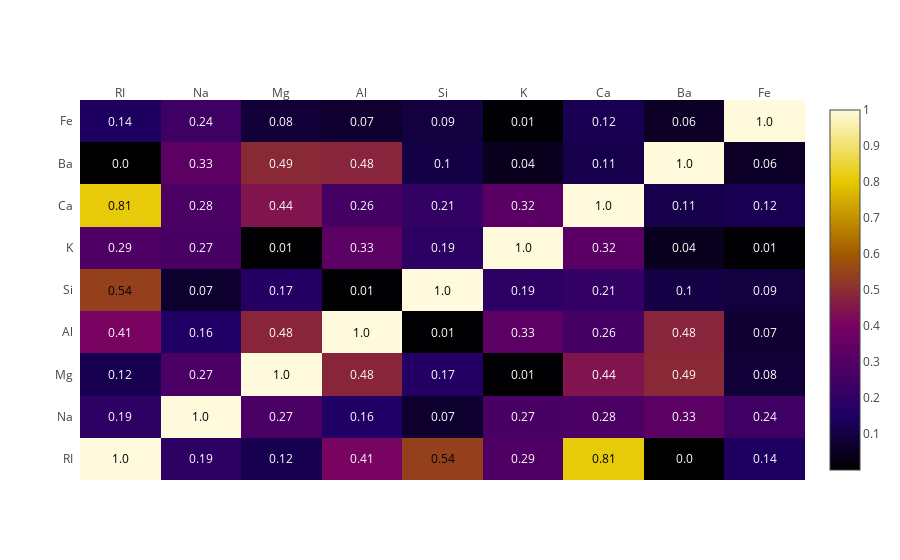

Write notebook code for a chart like this one.
### Code cell
figure = ff.create_annotated_heatmap(
    z=abs(corr.values),
    x=list(corr.columns),
    y=list(corr.index),
    annotation_text=abs(corr.round(2).values),
    colorscale='Electric',
    showscale=True)
iplot(figure)

### Figure 1 — Plotly figure (JSON) as saved in the notebook; plotly's stock layout.template omitted (floating-point values rounded to 4 significant figures)
{"data": [{"colorscale": "Electric", "reversescale": false, "showscale": true, "type": "heatmap", "uid": "1d264eea-6088-487b-bbcd-2b2beae7a3be", "x": ["RI", "Na", "Mg", "Al", "Si", "K", "Ca", "Ba", "Fe"], "y": ["RI", "Na", "Mg", "Al", "Si", "K", "Ca", "Ba", "Fe"], "z": [[1, 0.1919, 0.1223, 0.4073, 0.5421, 0.2898, 0.8104, 0.000386, 0.143], [0.1919, 1, 0.2737, 0.1568, 0.06981, 0.2661, 0.2754, 0.3266, 0.2413], [0.1223, 0.2737, 1, 0.4818, 0.1659, 0.005396, 0.4438, 0.4923, 0.08306], [0.4073, 0.1568, 0.4818, 1, 0.005524, 0.326, 0.2596, 0.4794, 0.0744], [0.5421, 0.06981, 0.1659, 0.005524, 1, 0.1933, 0.2087, 0.1022, 0.0942], [0.2898, 0.2661, 0.005396, 0.326, 0.1933, 1, 0.3178, 0.04262, 0.007719], [0.8104, 0.2754, 0.4438, 0.2596, 0.2087, 0.3178, 1, 0.1128, 0.125], [0.000386, 0.3266, 0.4923, 0.4794, 0.1022, 0.04262, 0.1128, 1, 0.05869], [0.143, 0.2413, 0.08306, 0.0744, 0.0942, 0.007719, 0.125, 0.05869, 1]]}], "layout": {"annotations": [{"font": {"color": "#000000"}, "showarrow": false, "text": "1.0", "x": "RI", "xref": "x", "y": "RI", "yref": "y"}, {"font": {"color": "#FFFFFF"}, "showarrow": false, "text": "0.19", "x": "Na", "xref": "x", "y": "RI", "yref": "y"}, {"font": {"color": "#FFFFFF"}, "showarrow": false, "text": "0.12", "x": "Mg", "xref": "x", "y": "RI", "yref": "y"}, {"font": {"color": "#FFFFFF"}, "showarrow": false, "text": "0.41", "x": "Al", "xref": "x", "y": "RI", "yref": "y"}, {"font": {"color": "#000000"}, "showarrow": false, "text": "0.54", "x": "Si", "xref": "x", "y": "RI", "yref": "y"}, {"font": {"color": "#FFFFFF"}, "showarrow": false, "text": "0.29", "x": "K", "xref": "x", "y": "RI", "yref": "y"}, {"font": {"color": "#000000"}, "showarrow": false, "text": "0.81", "x": "Ca", "xref": "x", "y": "RI", "yref": "y"}, {"font": {"color": "#FFFFFF"}, "showarrow": false, "text": "0.0", "x": "Ba", "xref": "x", "y": "RI", "yref": "y"}, {"font": {"color": "#FFFFFF"}, "showarrow": false, "text": "0.14", "x": "Fe", "xref": "x", "y": "RI", "yref": "y"}, {"font": {"color": "#FFFFFF"}, "showarrow": false, "text": "0.19", "x": "RI", "xref": "x", "y": "Na", "yref": "y"}, {"font": {"color": "#000000"}, "showarrow": false, "text": "1.0", "x": "Na", "xref": "x", "y": "Na", "yref": "y"}, {"font": {"color": "#FFFFFF"}, "showarrow": false, "text": "0.27", "x": "Mg", "xref": "x", "y": "Na", "yref": "y"}, {"font": {"color": "#FFFFFF"}, "showarrow": false, "text": "0.16", "x": "Al", "xref": "x", "y": "Na", "yref": "y"}, {"font": {"color": "#FFFFFF"}, "showarrow": false, "text": "0.07", "x": "Si", "xref": "x", "y": "Na", "yref": "y"}, {"font": {"color": "#FFFFFF"}, "showarrow": false, "text": "0.27", "x": "K", "xref": "x", "y": "Na", "yref": "y"}, {"font": {"color": "#FFFFFF"}, "showarrow": false, "text": "0.28", "x": "Ca", "xref": "x", "y": "Na", "yref": "y"}, {"font": {"color": "#FFFFFF"}, "showarrow": false, "text": "0.33", "x": "Ba", "xref": "x", "y": "Na", "yref": "y"}, {"font": {"color": "#FFFFFF"}, "showarrow": false, "text": "0.24", "x": "Fe", "xref": "x", "y": "Na", "yref": "y"}, {"font": {"color": "#FFFFFF"}, "showarrow": false, "text": "0.12", "x": "RI", "xref": "x", "y": "Mg", "yref": "y"}, {"font": {"color": "#FFFFFF"}, "showarrow": false, "text": "0.27", "x": "Na", "xref": "x", "y": "Mg", "yref": "y"}, {"font": {"color": "#000000"}, "showarrow": false, "text": "1.0", "x": "Mg", "xref": "x", "y": "Mg", "yref": "y"}, {"font": {"color": "#FFFFFF"}, "showarrow": false, "text": "0.48", "x": "Al", "xref": "x", "y": "Mg", "yref": "y"}, {"font": {"color": "#FFFFFF"}, "showarrow": false, "text": "0.17", "x": "Si", "xref": "x", "y": "Mg", "yref": "y"}, {"font": {"color": "#FFFFFF"}, "showarrow": false, "text": "0.01", "x": "K", "xref": "x", "y": "Mg", "yref": "y"}, {"font": {"color": "#FFFFFF"}, "showarrow": false, "text": "0.44", "x": "Ca", "xref": "x", "y": "Mg", "yref": "y"}, {"font": {"color": "#FFFFFF"}, "showarrow": false, "text": "0.49", "x": "Ba", "xref": "x", "y": "Mg", "yref": "y"}, {"font": {"color": "#FFFFFF"}, "showarrow": false, "text": "0.08", "x": "Fe", "xref": "x", "y": "Mg", "yref": "y"}, {"font": {"color": "#FFFFFF"}, "showarrow": false, "text": "0.41", "x": "RI", "xref": "x", "y": "Al", "yref": "y"}, {"font": {"color": "#FFFFFF"}, "showarrow": false, "text": "0.16", "x": "Na", "xref": "x", "y": "Al", "yref": "y"}, {"font": {"color": "#FFFFFF"}, "showarrow": false, "text": "0.48", "x": "Mg", "xref": "x", "y": "Al", "yref": "y"}, {"font": {"color": "#000000"}, "showarrow": false, "text": "1.0", "x": "Al", "xref": "x", "y": "Al", "yref": "y"}, {"font": {"color": "#FFFFFF"}, "showarrow": false, "text": "0.01", "x": "Si", "xref": "x", "y": "Al", "yref": "y"}, {"font": {"color": "#FFFFFF"}, "showarrow": false, "text": "0.33", "x": "K", "xref": "x", "y": "Al", "yref": "y"}, {"font": {"color": "#FFFFFF"}, "showarrow": false, "text": "0.26", "x": "Ca", "xref": "x", "y": "Al", "yref": "y"}, {"font": {"color": "#FFFFFF"}, "showarrow": false, "text": "0.48", "x": "Ba", "xref": "x", "y": "Al", "yref": "y"}, {"font": {"color": "#FFFFFF"}, "showarrow": false, "text": "0.07", "x": "Fe", "xref": "x", "y": "Al", "yref": "y"}, {"font": {"color": "#000000"}, "showarrow": false, "text": "0.54", "x": "RI", "xref": "x", "y": "Si", "yref": "y"}, {"font": {"color": "#FFFFFF"}, "showarrow": false, "text": "0.07", "x": "Na", "xref": "x", "y": "Si", "yref": "y"}, {"font": {"color": "#FFFFFF"}, "showarrow": false, "text": "0.17", "x": "Mg", "xref": "x", "y": "Si", "yref": "y"}, {"font": {"color": "#FFFFFF"}, "showarrow": false, "text": "0.01", "x": "Al", "xref": "x", "y": "Si", "yref": "y"}, {"font": {"color": "#000000"}, "showarrow": false, "text": "1.0", "x": "Si", "xref": "x", "y": "Si", "yref": "y"}, {"font": {"color": "#FFFFFF"}, "showarrow": false, "text": "0.19", "x": "K", "xref": "x", "y": "Si", "yref": "y"}, {"font": {"color": "#FFFFFF"}, "showarrow": false, "text": "0.21", "x": "Ca", "xref": "x", "y": "Si", "yref": "y"}, {"font": {"color": "#FFFFFF"}, "showarrow": false, "text": "0.1", "x": "Ba", "xref": "x", "y": "Si", "yref": "y"}, {"font": {"color": "#FFFFFF"}, "showarrow": false, "text": "0.09", "x": "Fe", "xref": "x", "y": "Si", "yref": "y"}, {"font": {"color": "#FFFFFF"}, "showarrow": false, "text": "0.29", "x": "RI", "xref": "x", "y": "K", "yref": "y"}, {"font": {"color": "#FFFFFF"}, "showarrow": false, "text": "0.27", "x": "Na", "xref": "x", "y": "K", "yref": "y"}, {"font": {"color": "#FFFFFF"}, "showarrow": false, "text": "0.01", "x": "Mg", "xref": "x", "y": "K", "yref": "y"}, {"font": {"color": "#FFFFFF"}, "showarrow": false, "text": "0.33", "x": "Al", "xref": "x", "y": "K", "yref": "y"}, {"font": {"color": "#FFFFFF"}, "showarrow": false, "text": "0.19", "x": "Si", "xref": "x", "y": "K", "yref": "y"}, {"font": {"color": "#000000"}, "showarrow": false, "text": "1.0", "x": "K", "xref": "x", "y": "K", "yref": "y"}, {"font": {"color": "#FFFFFF"}, "showarrow": false, "text": "0.32", "x": "Ca", "xref": "x", "y": "K", "yref": "y"}, {"font": {"color": "#FFFFFF"}, "showarrow": false, "text": "0.04", "x": "Ba", "xref": "x", "y": "K", "yref": "y"}, {"font": {"color": "#FFFFFF"}, "showarrow": false, "text": "0.01", "x": "Fe", "xref": "x", "y": "K", "yref": "y"}, {"font": {"color": "#000000"}, "showarrow": false, "text": "0.81", "x": "RI", "xref": "x", "y": "Ca", "yref": "y"}, {"font": {"color": "#FFFFFF"}, "showarrow": false, "text": "0.28", "x": "Na", "xref": "x", "y": "Ca", "yref": "y"}, {"font": {"color": "#FFFFFF"}, "showarrow": false, "text": "0.44", "x": "Mg", "xref": "x", "y": "Ca", "yref": "y"}, {"font": {"color": "#FFFFFF"}, "showarrow": false, "text": "0.26", "x": "Al", "xref": "x", "y": "Ca", "yref": "y"}, {"font": {"color": "#FFFFFF"}, "showarrow": false, "text": "0.21", "x": "Si", "xref": "x", "y": "Ca", "yref": "y"}, {"font": {"color": "#FFFFFF"}, "showarrow": false, "text": "0.32", "x": "K", "xref": "x", "y": "Ca", "yref": "y"}, {"font": {"color": "#000000"}, "showarrow": false, "text": "1.0", "x": "Ca", "xref": "x", "y": "Ca", "yref": "y"}, {"font": {"color": "#FFFFFF"}, "showarrow": false, "text": "0.11", "x": "Ba", "xref": "x", "y": "Ca", "yref": "y"}, {"font": {"color": "#FFFFFF"}, "showarrow": false, "text": "0.12", "x": "Fe", "xref": "x", "y": "Ca", "yref": "y"}, {"font": {"color": "#FFFFFF"}, "showarrow": false, "text": "0.0", "x": "RI", "xref": "x", "y": "Ba", "yref": "y"}, {"font": {"color": "#FFFFFF"}, "showarrow": false, "text": "0.33", "x": "Na", "xref": "x", "y": "Ba", "yref": "y"}, {"font": {"color": "#FFFFFF"}, "showarrow": false, "text": "0.49", "x": "Mg", "xref": "x", "y": "Ba", "yref": "y"}, {"font": {"color": "#FFFFFF"}, "showarrow": false, "text": "0.48", "x": "Al", "xref": "x", "y": "Ba", "yref": "y"}, {"font": {"color": "#FFFFFF"}, "showarrow": false, "text": "0.1", "x": "Si", "xref": "x", "y": "Ba", "yref": "y"}, {"font": {"color": "#FFFFFF"}, "showarrow": false, "text": "0.04", "x": "K", "xref": "x", "y": "Ba", "yref": "y"}, {"font": {"color": "#FFFFFF"}, "showarrow": false, "text": "0.11", "x": "Ca", "xref": "x", "y": "Ba", "yref": "y"}, {"font": {"color": "#000000"}, "showarrow": false, "text": "1.0", "x": "Ba", "xref": "x", "y": "Ba", "yref": "y"}, {"font": {"color": "#FFFFFF"}, "showarrow": false, "text": "0.06", "x": "Fe", "xref": "x", "y": "Ba", "yref": "y"}, {"font": {"color": "#FFFFFF"}, "showarrow": false, "text": "0.14", "x": "RI", "xref": "x", "y": "Fe", "yref": "y"}, {"font": {"color": "#FFFFFF"}, "showarrow": false, "text": "0.24", "x": "Na", "xref": "x", "y": "Fe", "yref": "y"}, {"font": {"color": "#FFFFFF"}, "showarrow": false, "text": "0.08", "x": "Mg", "xref": "x", "y": "Fe", "yref": "y"}, {"font": {"color": "#FFFFFF"}, "showarrow": false, "text": "0.07", "x": "Al", "xref": "x", "y": "Fe", "yref": "y"}, {"font": {"color": "#FFFFFF"}, "showarrow": false, "text": "0.09", "x": "Si", "xref": "x", "y": "Fe", "yref": "y"}, {"font": {"color": "#FFFFFF"}, "showarrow": false, "text": "0.01", "x": "K", "xref": "x", "y": "Fe", "yref": "y"}, {"font": {"color": "#FFFFFF"}, "showarrow": false, "text": "0.12", "x": "Ca", "xref": "x", "y": "Fe", "yref": "y"}, {"font": {"color": "#FFFFFF"}, "showarrow": false, "text": "0.06", "x": "Ba", "xref": "x", "y": "Fe", "yref": "y"}, {"font": {"color": "#000000"}, "showarrow": false, "text": "1.0", "x": "Fe", "xref": "x", "y": "Fe", "yref": "y"}], "xaxis": {"dtick": 1, "gridcolor": "rgb(0, 0, 0)", "side": "top", "ticks": ""}, "yaxis": {"dtick": 1, "ticks": "", "ticksuffix": "  "}}}
